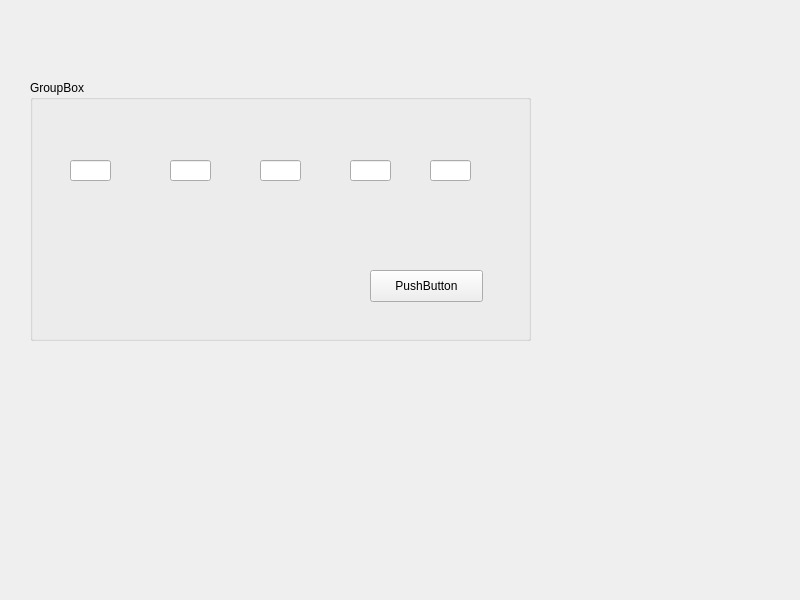
<?xml version="1.0" encoding="UTF-8"?>
<ui version="4.0">
 <class>Widget</class>
 <widget class="QWidget" name="Widget">
  <property name="geometry">
   <rect>
    <x>0</x>
    <y>0</y>
    <width>800</width>
    <height>600</height>
   </rect>
  </property>
  <property name="windowTitle">
   <string>Widget</string>
  </property>
  <widget class="QGroupBox" name="groupBox">
   <property name="geometry">
    <rect>
     <x>30</x>
     <y>80</y>
     <width>501</width>
     <height>261</height>
    </rect>
   </property>
   <property name="title">
    <string>GroupBox</string>
   </property>
   <widget class="QLineEdit" name="lineEditNum5">
    <property name="geometry">
     <rect>
      <x>400</x>
      <y>80</y>
      <width>41</width>
      <height>21</height>
     </rect>
    </property>
   </widget>
   <widget class="QLineEdit" name="lineEditNum1">
    <property name="geometry">
     <rect>
      <x>40</x>
      <y>80</y>
      <width>41</width>
      <height>21</height>
     </rect>
    </property>
   </widget>
   <widget class="QLineEdit" name="lineEditNum2">
    <property name="geometry">
     <rect>
      <x>140</x>
      <y>80</y>
      <width>41</width>
      <height>21</height>
     </rect>
    </property>
   </widget>
   <widget class="QLineEdit" name="lineEditNum4">
    <property name="geometry">
     <rect>
      <x>320</x>
      <y>80</y>
      <width>41</width>
      <height>21</height>
     </rect>
    </property>
   </widget>
   <widget class="QLineEdit" name="lineEditNum3">
    <property name="geometry">
     <rect>
      <x>230</x>
      <y>80</y>
      <width>41</width>
      <height>21</height>
     </rect>
    </property>
   </widget>
   <widget class="QPushButton" name="pushButton">
    <property name="geometry">
     <rect>
      <x>340</x>
      <y>190</y>
      <width>113</width>
      <height>32</height>
     </rect>
    </property>
    <property name="text">
     <string>PushButton</string>
    </property>
   </widget>
  </widget>
 </widget>
 <resources/>
 <connections/>
</ui>
